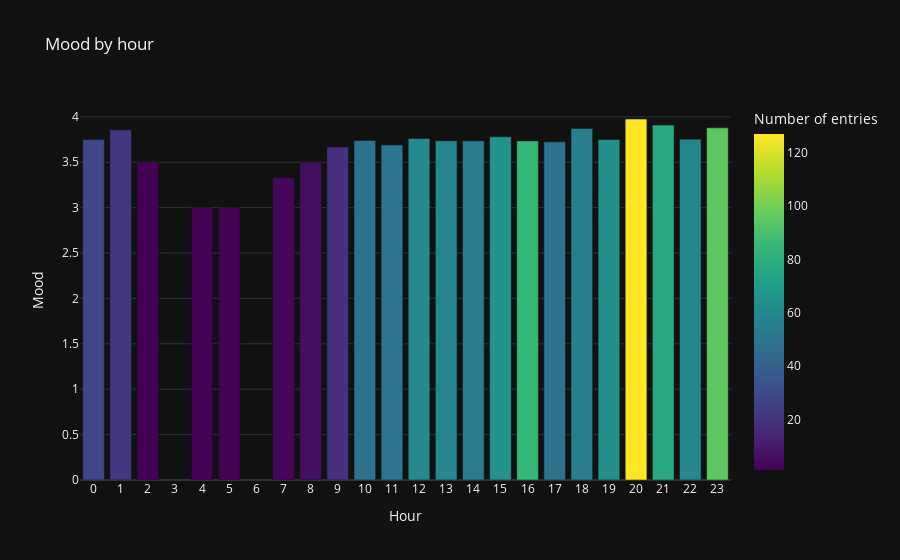

Notebook code for this chart:
### Markdown cell above
## Mood bar plot by hour/day/month

### Code cell
df.by_time_bar_plot('hour')

### Figure 1 — Plotly figure (JSON) as saved in the notebook; plotly's stock layout.template omitted (floating-point values rounded to 4 significant figures)
{"data": [{"alignmentgroup": "True", "hovertemplate": "Hour=%{x}<br>Mood=%{y}<br>Number of entries=%{marker.color}<extra></extra>", "legendgroup": "", "marker": {"color": [77, 64, 85, 59, 48, 6, 66, 59, 127, 53, 55, 61, 50, 95, 28, 18, 21, 49, 3, 1, 1, 1], "coloraxis": "coloraxis", "pattern": {"shape": ""}}, "name": "", "offsetgroup": "", "orientation": "v", "showlegend": false, "textposition": "auto", "type": "bar", "x": [21, 19, 16, 13, 10, 8, 15, 22, 20, 14, 18, 12, 11, 23, 0, 9, 1, 17, 7, 5, 2, 4], "xaxis": "x", "y": [3.909, 3.75, 3.735, 3.737, 3.74, 3.5, 3.78, 3.754, 3.976, 3.736, 3.873, 3.762, 3.69, 3.879, 3.75, 3.667, 3.857, 3.724, 3.333, 3, 3.5, 3], "yaxis": "y"}], "layout": {"barmode": "relative", "coloraxis": {"colorbar": {"title": {"text": "Number of entries"}}, "colorscale": [[0, "#440154"], [0.1111, "#482878"], [0.2222, "#3e4989"], [0.3333, "#31688e"], [0.4444, "#26828e"], [0.5556, "#1f9e89"], [0.6667, "#35b779"], [0.7778, "#6ece58"], [0.8889, "#b5de2b"], [1, "#fde725"]]}, "legend": {"tracegroupgap": 0}, "title": {"text": "Mood by hour"}, "xaxis": {"anchor": "y", "domain": [0, 1], "dtick": 1, "title": {"text": "Hour"}}, "yaxis": {"anchor": "x", "domain": [0, 1], "title": {"text": "Mood"}}}}
